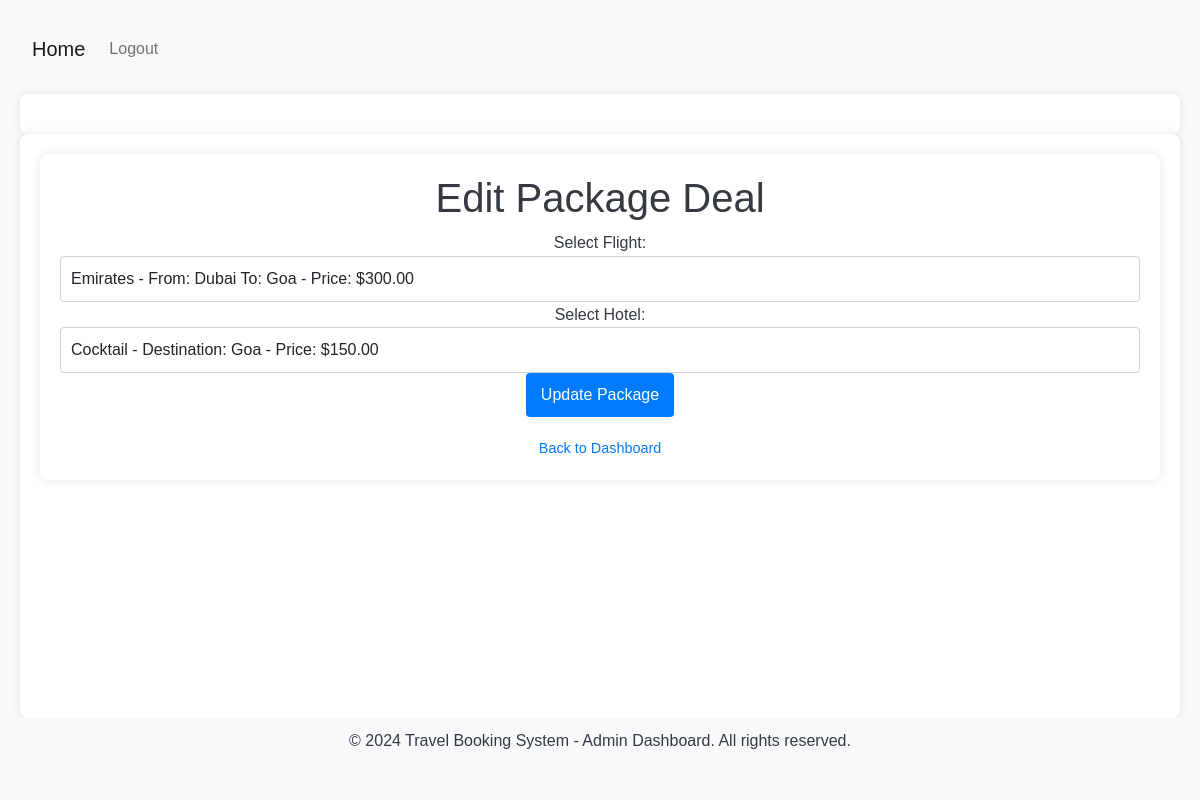
The app's page /edit/package_deal/3 (signed in) with its own data.
### Travel/models.py (models this page shows, shortened)
class PackageDeal(db.Model):
    __tablename__ = 'package_deals'
    package_id = db.Column(db.Integer, primary_key=True)
    flight_id = db.Column(db.Integer, db.ForeignKey('flights.id'), nullable=False)
    hotel_id = db.Column(db.Integer, db.ForeignKey('hotels.id'), nullable=False)
    total_price = db.Column(db.Float, nullable=False)
    flight = db.relationship('Flight', backref='package_deals', lazy=True)
    hotel = db.relationship('Hotel', backref='package_deals', lazy=True)

class TravelService(db.Model):
    __abstract__ = True
    id = db.Column(db.Integer, primary_key=True)
    service_id = db.Column(db.Integer, nullable=False)
    availability_count = db.Column(db.Integer, default=0)
    price = db.Column(db.Numeric(10, 2), nullable=False)

class Flight(TravelService):
    __tablename__ = 'flights'
    Flight_Name = db.Column(db.String(80), nullable=False)
    From = db.Column(db.String(80), nullable=False)
    To = db.Column(db.String(80), nullable=False)
    Departure = db.Column(db.DateTime, nullable=False)
    Return = db.Column(db.DateTime, nullable=True)
    status = db.Column(db.String(20), default='Pending')

class Hotel(TravelService):
    __tablename__ = 'hotels'
    Destination = db.Column(db.String(80), nullable=False)
    Hotel_Name = db.Column(db.String(80), nullable=False)
    Check_In = db.Column(db.DateTime, nullable=False)
    Check_Out = db.Column(db.DateTime, nullable=False)
    status = db.Column(db.String(20), default='Pending')

### Travel/views.py (the view, shortened to what this page needs)
@bp.route('/edit/package_deal/<int:package_id>', methods=['GET', 'POST'])
@admin_required
def edit_package_deal(package_id):
    package_deal = PackageDeal.query.get_or_404(package_id)
    flights = Flight.query.all()
    hotels = Hotel.query.all()
    return render_template("edit_package_deal.html", form=PackageDealForm(), package_deal=package_deal, flights=flights, hotels=hotels)

### Travel/forms.py
class PackageDealForm(FlaskForm):
    flight_id = SelectField('Select Flight', coerce=int, validators=[DataRequired()])
    hotel_id = SelectField('Select Hotel', coerce=int, validators=[DataRequired()])
    submit = SubmitField('Book Package')

### Travel/decorator.py (called while the page is built)
def admin_required(f):
    @wraps(f)
    def decorated_function(*args, **kwargs):
        if 'admin_logged_in' not in session:
            flash("You must be logged in as an admin to access this page.", "warning")
            return redirect(url_for('travel.admin_login'))
        return f(*args, **kwargs)
    return decorated_function

### Travel/templates/edit_package_deal.html (shortened to what this page needs)
{% extends "base1.html" %}
{% block abc %}
<div class="container">
  <h1>Edit Package Deal</h1>
  <form method="POST" action="{{ url_for('travel.edit_package_deal', package_id=package_deal.package_id) }}">
    <div class="form-group">
      <label for="flight_id">Select Flight:</label>
      <select id="flight_id" name="flight_id" class="form-control" required>
        {% for flight in flights %}
        <option value="{{ flight.id }}" {% if flight.id == package_deal.flight_id %}selected{% endif %}>
          {{ flight.Flight_Name }} - From: {{ flight.From }} To: {{ flight.To }} - Price: ${{ flight.price }}
        </option>
        {% endfor %}
      </select>
    </div>
    <div class="form-group">
      <label for="hotel_id">Select Hotel:</label>
      <select id="hotel_id" name="hotel_id" class="form-control" required>
        {% for hotel in hotels %}
        <option value="{{ hotel.id }}" {% if hotel.id == package_deal.hotel_id %}selected{% endif %}>
          {{ hotel.Hotel_Name }} - Destination: {{ hotel.Destination }} - Price: ${{ hotel.price }}
        </option>
        {% endfor %}
      </select>
    </div>
    <button type="submit" class="btn btn-primary">Update Package</button>
  </form>
  <div class="footer">
    <a href="{{ url_for('travel.admin_dashboard') }}">Back to Dashboard</a>
  </div>
</div>
{% endblock %}

### Travel/static/admin_css.css (style rules this page uses)
body { font-family: 'Arial', sans-serif; line-height: 1.6; background-color: #f8f9fa; color: #343a40; margin: 0; padding: 20px; }
h1, h2, h3, h4, h5, h6 { color: #343a40; }
a { color: #007bff; text-decoration: none; }
.container { max-width: 1200px; margin: 0 auto; padding: 20px; background: #ffffff; border-radius: 8px; box-shadow: 0 0 10px rgba(0, 0, 0, 0.1); }
form { margin-bottom: 20px; }
.form-control { width: 100%; padding: 10px; border: 1px solid #ced4da; border-radius: 4px; transition: border-color 0.2s; }
.btn { padding: 10px 15px; border: none; border-radius: 4px; cursor: pointer; transition: background-color 0.2s; }
.btn-primary { background-color: #007bff; color: #ffffff; }
.footer { text-align: center; margin-top: 20px; font-size: 0.9em; color: #6c757d; }

### Travel/templates/base1.html (style rules this page uses)
body { display: flex; flex-direction: column; min-height: 100vh; }

### records on screen
PackageDeal: flight_id "Emirates - From: Dubai To: Goa - Price: $300.00", hotel_id "Cocktail - Destination: Goa - Price: $150.00"
